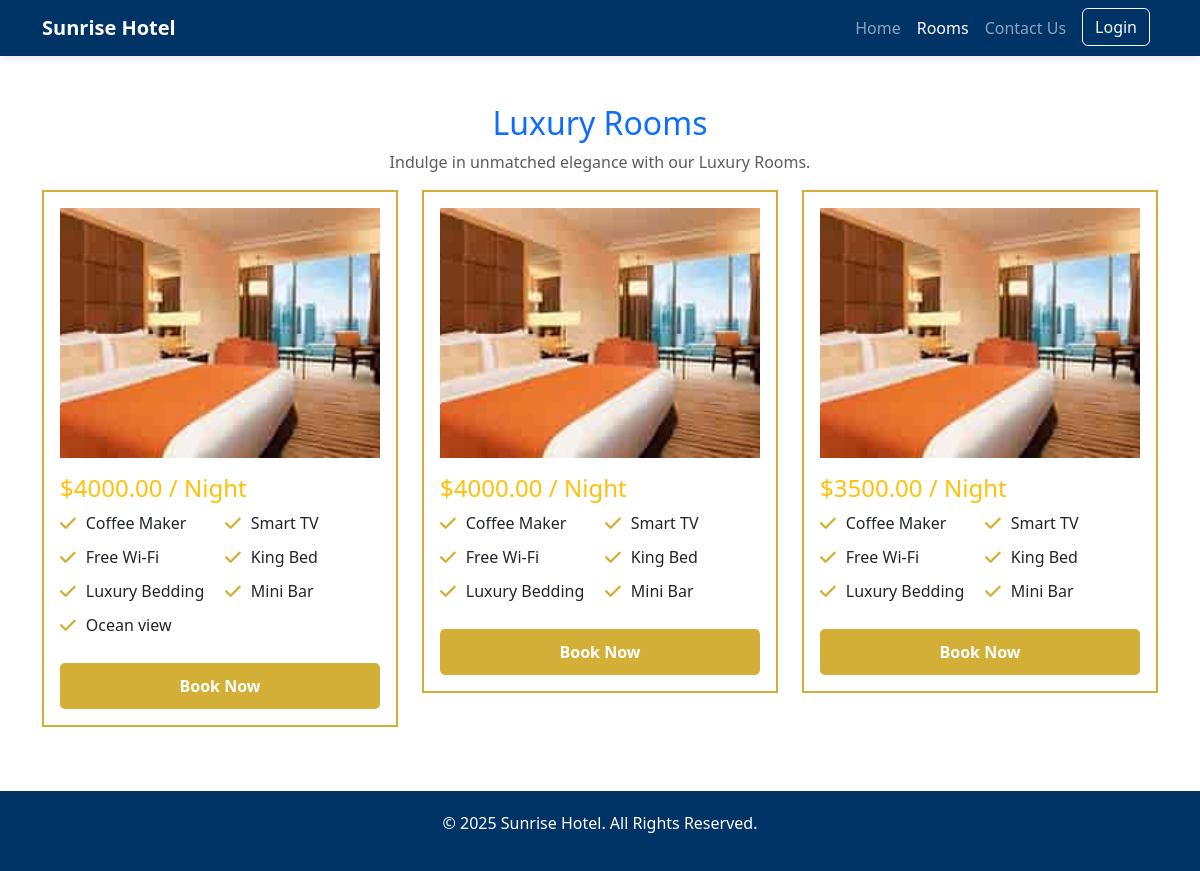
The app's page /ldetails.php with its own data.
### tables this page shows
CREATE TABLE `rooms` (
  `id` int(11) NOT NULL,
  `room_number` varchar(10) DEFAULT NULL,
  `price` decimal(10,2) DEFAULT NULL,
  `amenities` text DEFAULT NULL,
  `status` enum('available','booked','maintenance') NOT NULL DEFAULT 'available',
  `room_type_id` int(11) DEFAULT NULL
);

### ldetails.php (the view, shortened to what this page needs)
<?php
$conn = DatabaseConnection::getInstance()->getConnection();
$typeId = 3;
$result = $conn->query("SELECT * FROM rooms WHERE room_type_id = $typeId");
?>
<!DOCTYPE html>
<html lang="en">
<head>
    <link href="https://cdn.jsdelivr.net/npm/bootstrap@5.3.0/dist/css/bootstrap.min.css" rel="stylesheet">
    <link rel="stylesheet" href="https://cdnjs.cloudflare.com/ajax/libs/font-awesome/6.0.0/css/all.min.css">
</head>
<body>
<nav class="navbar navbar-expand-lg navbar-dark">
    <div class="container">
        <a class="navbar-brand fw-bold" href="#">Sunrise Hotel</a>
        <div class="collapse navbar-collapse" id="navbarNav">
            <ul class="navbar-nav ms-auto">
                <li class="nav-item"><a class="nav-link" href="home.php">Home</a></li>
                <li class="nav-item"><a class="nav-link active" href="rooms.php">Rooms</a></li>
                <li class="nav-item"><a class="nav-link" href="contactus.php">Contact Us</a></li>
                <li class="nav-item"><a href="login.php" class="btn btn-outline-light mx-2">Login</a></li>
            </ul>
        </div>
    </div>
</nav>
<div class="container mt-5">
    <h2 class="text-center text-primary">Luxury Rooms</h2>
    <p class="text-center text-muted">Indulge in unmatched elegance with our Luxury Rooms.</p>
    <div class="row">
        <?php while ($row = $result->fetch_assoc()) { ?>
            <div class="col-md-4 mb-4">
                <div class="room-card p-3">
                    <img src="./image/d1.jpg" class="room-image" alt="Room Image">
                    <h4 class="text-warning mt-3">$<?= $row['price']; ?> / Night</h4>
                    <ul class="amenities-list">
                        <?php
                        $amenities = explode(",", $row['amenities']);
                        foreach ($amenities as $a) {
                            echo "<li><i class='fas fa-check'></i> " . trim($a) . "</li>";
                        }
                        ?>
                    </ul>
                    <button class="btn book-now" onclick="checkLogin()">Book Now</button>
                </div>
            </div>
        <?php } ?>
    </div>
</div>
<footer style="background: #003366; color: white; padding: 20px; text-align: center; margin-top: 40px;">
    <p>&copy; 2025 Sunrise Hotel. All Rights Reserved.</p>
</footer>
</body>
</html>

### ldetails.php (style rules this page uses)
.navbar { background-color: #003366 !important; position: sticky; top: 0; width: 100%; z-index: 1000; box-shadow: 0 2px 10px rgba(0, 0, 0, 0.1); }
.room-card { border: 2px solid #D4AF37; transition: transform 0.3s ease, box-shadow 0.3s ease; }
.room-image { width: 100%; height: 250px; object-fit: cover; }
.amenities-list { display: grid; grid-template-columns: repeat(2, 1fr); gap: 10px; padding-left: 0; }
.amenities-list li { list-style: none; font-size: 16px; display: flex; align-items: center; }
.amenities-list i { color: #D4AF37; margin-right: 10px; font-size: 18px; }
.book-now { background: #D4AF37; color: white; font-weight: bold; border-radius: 5px; width: 100%; padding: 10px; margin-top: 10px; }

### records on screen
rooms: price "4000.00", amenities "Coffee Maker", amenities "Smart TV", amenities "Free Wi-Fi", amenities "King Bed", amenities "Luxury Bedding", amenities "Mini Bar", amenities "Ocean view"
rooms: price "4000.00", amenities "Coffee Maker", amenities "Smart TV", amenities "Free Wi-Fi", amenities "King Bed", amenities "Luxury Bedding", amenities "Mini Bar"
rooms: price "3500.00", amenities "Coffee Maker", amenities "Smart TV", amenities "Free Wi-Fi", amenities "King Bed", amenities "Luxury Bedding", amenities "Mini Bar"
